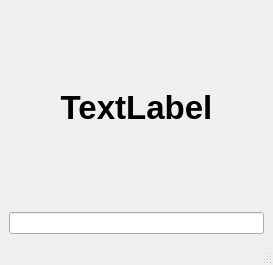
<?xml version="1.0" encoding="UTF-8"?>
<ui version="4.0">
 <class>MainWindow</class>
 <widget class="QMainWindow" name="MainWindow">
  <property name="geometry">
   <rect>
    <x>0</x>
    <y>0</y>
    <width>273</width>
    <height>265</height>
   </rect>
  </property>
  <property name="windowTitle">
   <string>Ex0. QtDesigner</string>
  </property>
  <widget class="QWidget" name="centralwidget">
   <layout class="QVBoxLayout" name="verticalLayout">
    <item>
     <widget class="QLabel" name="label">
      <property name="font">
       <font>
        <pointsize>25</pointsize>
        <bold>true</bold>
       </font>
      </property>
      <property name="text">
       <string>TextLabel</string>
      </property>
      <property name="alignment">
       <set>Qt::AlignmentFlag::AlignCenter</set>
      </property>
     </widget>
    </item>
    <item>
     <widget class="QLineEdit" name="lineEdit"/>
    </item>
   </layout>
  </widget>
  <widget class="QMenuBar" name="menubar">
   <property name="geometry">
    <rect>
     <x>0</x>
     <y>0</y>
     <width>273</width>
     <height>24</height>
    </rect>
   </property>
  </widget>
  <widget class="QStatusBar" name="statusbar"/>
 </widget>
 <resources/>
 <connections/>
</ui>
